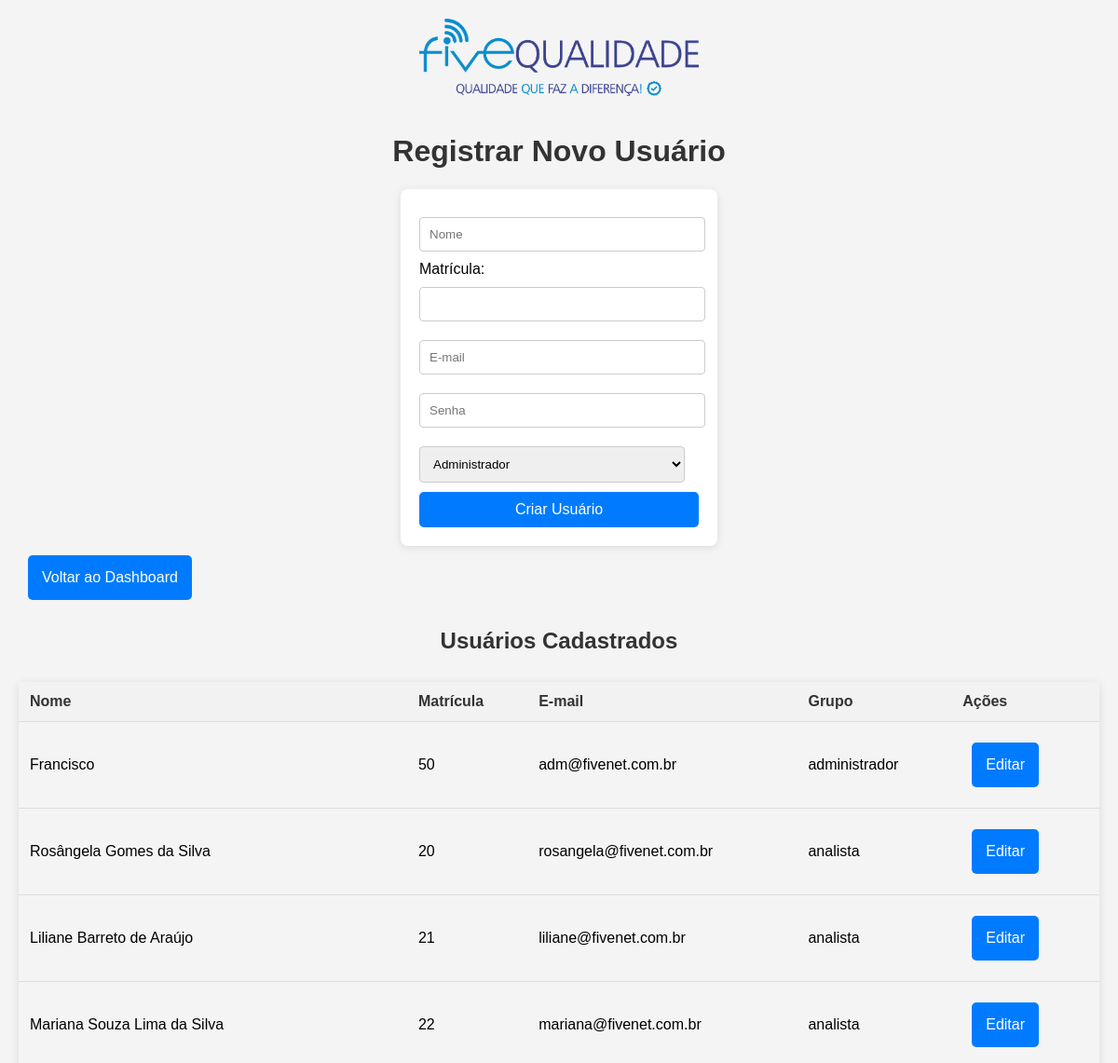
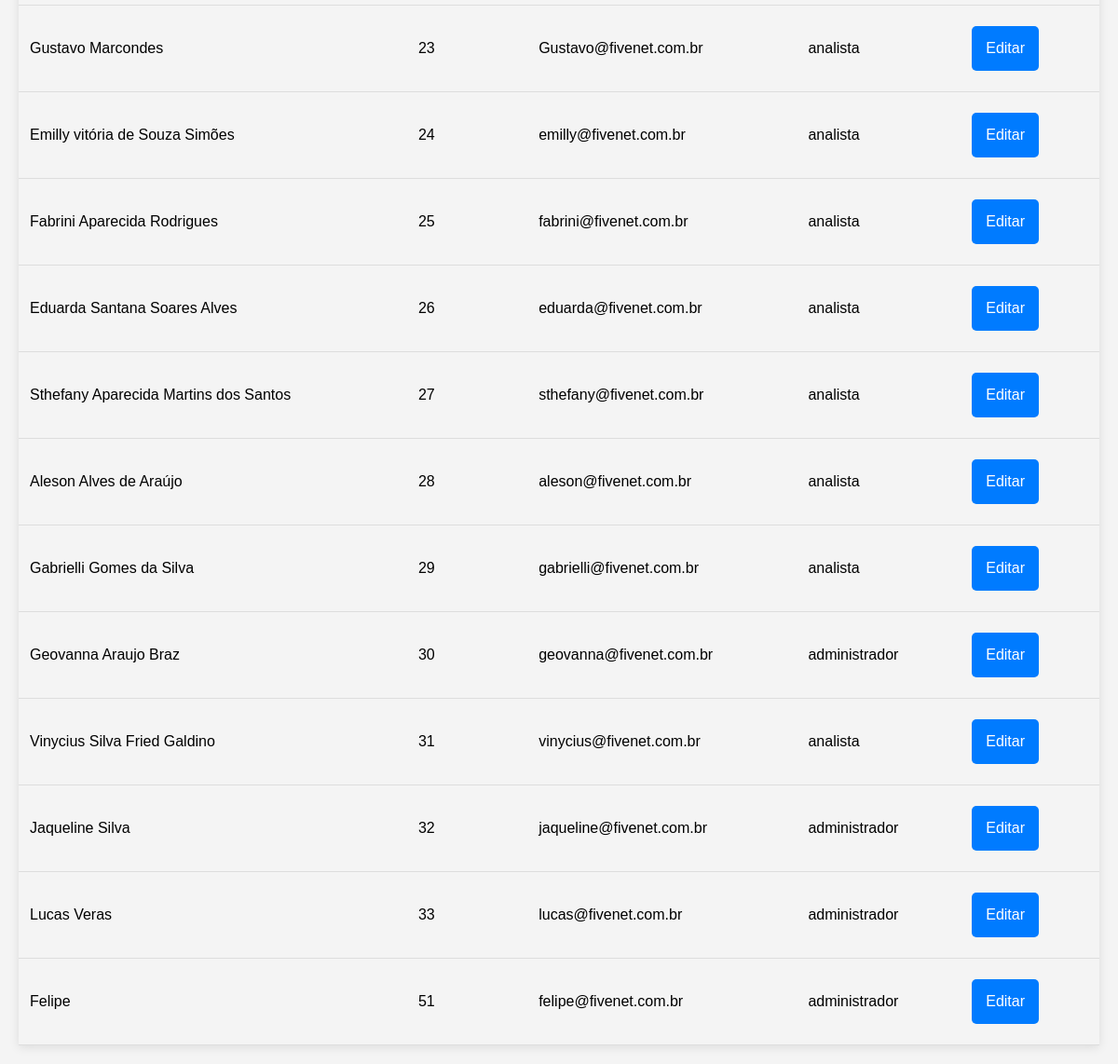
/registrar_usuario, run on the app's committed database (2 pictures, top to bottom).
### app.py (models this page shows)
class Usuario(db.Model):
    id = db.Column(db.Integer, primary_key=True)
    email = db.Column(db.String(100), unique=True, nullable=False)
    senha = db.Column(db.String(200), nullable=False)
    nome = db.Column(db.String(100), nullable=False)
    grupo = db.Column(db.String(20), nullable=False, default='analista')
    matricula = db.Column(db.String(100), unique=True, nullable=True)  # Novo campo de matrícula
    monitorias = db.relationship('Monitoria', backref='usuario', lazy=True)

### app.py (the view, shortened to what this page needs)
@app.route('/registrar_usuario', methods=['GET', 'POST'])
def registrar_usuario():
    usuarios = Usuario.query.all()  # Busca todos os usuários cadastrados
    return render_template('registrar_usuario.html', usuarios=usuarios)

### templates/registrar_usuario.html (shortened to what this page needs)
<!DOCTYPE html>
<html lang="pt-BR">
<head>
</head>
<body>
    <img src="../static/static/img/logo.png" alt="Logo Fivenet Internet 5 Estrelas" class="logo">
    <h1>Registrar Novo Usuário</h1>
    <form method="POST">
        <input type="text" name="nome" placeholder="Nome" required>
        <label for="matricula">Matrícula:</label>
        <input type="text" id="matricula" name="matricula" required>
        <input type="email" name="email" placeholder="E-mail" required>
        <input type="password" name="senha" placeholder="Senha" required>
        <select name="grupo" required>
            <option value="administrador">Administrador</option>
        </select>
        <button type="submit">Criar Usuário</button>
    </form>
    <a href="{{ url_for('dashboard') }}" class="button">Voltar ao Dashboard</a>
    <h2>Usuários Cadastrados</h2>
    <table>
        <thead>
            <tr>
                <th>Nome</th>
                <th>Matrícula</th>
                <th>E-mail</th>
                <th>Grupo</th>
                <th>Ações</th>
            </tr>
        </thead>
        <tbody>
            {% for usuario in usuarios %}
            <tr>
                <td>{{ usuario.nome }}</td>
                <td>{{ usuario.matricula }}</td>
                <td>{{ usuario.email }}</td>
                <td>{{ usuario.grupo }}</td>
                <td>
                    <a href="{{ url_for('editar_usuario', id=usuario.id) }}" class="button">Editar</a>
                </td>
            </tr>
            {% endfor %}
        </tbody>
    </table>
</body>
</html>

### templates/registrar_usuario.html (style rules this page uses)
body { font-family: Arial, sans-serif; background-color: #f4f4f4; margin: 0; padding: 20px; }
.logo { display: block; margin: 0 auto; width: 150px; height: auto; padding-bottom: 20px; }
h1, h2 { color: #333; text-align: center; }
form { background: #fff; padding: 20px; border-radius: 8px; box-shadow: 0 2px 10px rgba(0, 0, 0, 0.1); max-width: 300px; margin: 0 auto; }
input[type="text"], input[type="email"], input[type="password"], select { width: 95%; padding: 10px; margin: 10px 0; border: 1px solid #ccc; border-radius: 4px; }
button { width: 100%; padding: 10px; background-color: #007bff; color: white; border: none; border-radius: 5px; cursor: pointer; font-size: 16px; transition: background-color 0.3s; }
.button { display: inline-block; padding: 15px 15px; margin: 10px; color: white; background-color: #007bff; border: none; border-radius: 5px; text-decoration: none; text-align: center; transition: background-color 0.3s; }
table { width: 100%; margin-top: 30px; border-collapse: collapse; box-shadow: 0 2px 10px rgba(0, 0, 0, 0.1); }
th, td { padding: 12px; text-align: left; border-bottom: 1px solid #ddd; }
th { background-color: #f2f2f2; color: #333; }
.logo { width: 300px; height: auto; display: block; margin: 0 auto 20px; }

### data on the page
Usuario: nome "Francisco", matricula "50", email "adm@fivenet.com.br", grupo "administrador"
Usuario: nome "Rosângela Gomes da Silva", matricula "20", email "rosangela@fivenet.com.br", grupo "analista"
Usuario: nome "Liliane Barreto de Araújo", matricula "21", email "liliane@fivenet.com.br", grupo "analista"
Usuario: nome "Mariana Souza Lima da Silva", matricula "22", email "mariana@fivenet.com.br", grupo "analista"
Usuario: nome "Gustavo Marcondes", matricula "23", email "Gustavo@fivenet.com.br", grupo "analista"
Usuario: nome "Emilly vitória de Souza Simões", matricula "24", email "emilly@fivenet.com.br", grupo "analista"
Usuario: nome "Fabrini Aparecida Rodrigues", matricula "25", email "fabrini@fivenet.com.br", grupo "analista"
Usuario: nome "Eduarda Santana Soares Alves", matricula "26", email "eduarda@fivenet.com.br", grupo "analista"
Usuario: nome "Sthefany Aparecida Martins dos Santos", matricula "27", email "sthefany@fivenet.com.br", grupo "analista"
Usuario: nome "Aleson Alves de Araújo", matricula "28", email "aleson@fivenet.com.br", grupo "analista"
Usuario: nome "Gabrielli Gomes da Silva", matricula "29", email "gabrielli@fivenet.com.br", grupo "analista"
Usuario: nome "Geovanna Araujo Braz", matricula "30", email "geovanna@fivenet.com.br", grupo "administrador"
Usuario: nome "Vinycius Silva Fried Galdino", matricula "31", email "vinycius@fivenet.com.br", grupo "analista"
Usuario: nome "Jaqueline Silva", matricula "32", email "jaqueline@fivenet.com.br", grupo "administrador"
Usuario: nome "Lucas Veras", matricula "33", email "lucas@fivenet.com.br", grupo "administrador"
Usuario: nome "Felipe", matricula "51", email "felipe@fivenet.com.br", grupo "administrador"
